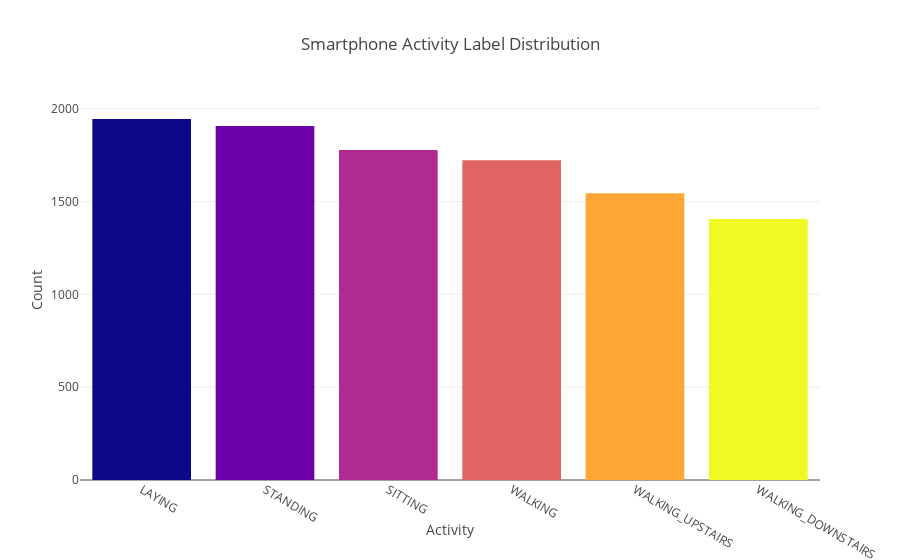

This figure's notebook cell:
### Code cell
interactive_countplot(df_both, col_name='Activity', tittle='Smartphone Activity Label Distribution')

### Figure 1 — Plotly figure (JSON) as saved in the notebook; plotly's stock layout.template omitted (floating-point values rounded to 4 significant figures)
{"data": [{"marker": {"color": ["#0d0887", "#6a00a8", "#b12a90", "#e16462", "#fca636", "#f0f921"]}, "type": "bar", "uid": "867d7983-3def-4359-9c08-f3c8963855fa", "x": ["LAYING", "STANDING", "SITTING", "WALKING", "WALKING_UPSTAIRS", "WALKING_DOWNSTAIRS"], "y": [1944, 1906, 1777, 1722, 1544, 1406]}], "layout": {"title": {"text": "Smartphone Activity Label Distribution"}, "xaxis": {"title": {"text": "Activity"}}, "yaxis": {"title": {"text": "Count"}}}}
